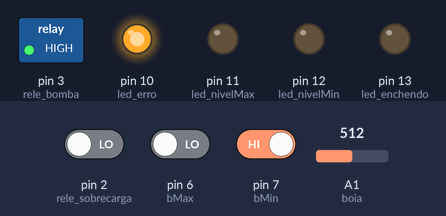
Simulated run of this sketch. Board: Arduino Uno, built with avr-gcc and run on an emulated ATmega328P. Parts: switched loads named in the sketch (green lamp = pin HIGH), output pins drawn as LEDs (lit = HIGH). The inputs (shaded band) are chosen by the test bench; at power-on: pin 2 (rele_sobrecarga) LOW, pin 6 (bMax) LOW, pin 7 (bMin) HIGH, A1 (boia) = 512. What the sketch prints to the serial monitor is not drawn.

Above: at 1.2 s.
1.3 s: pin 2 (rele_sobrecarga) driven HIGH
At 2.5 s:
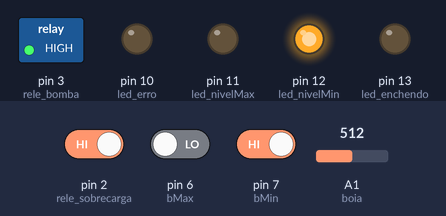
2.8 s: pin 6 (bMax) driven HIGH
At 3.7 s:
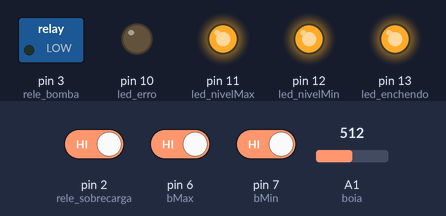
4.3 s: pin 7 (bMin) driven LOW
At 5.5 s:
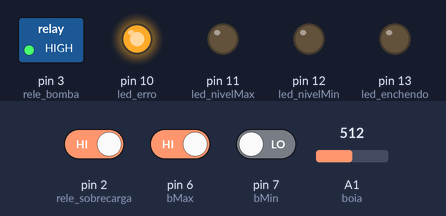
5.8 s: pin 7 (bMin) driven HIGH
At 7.0 s:
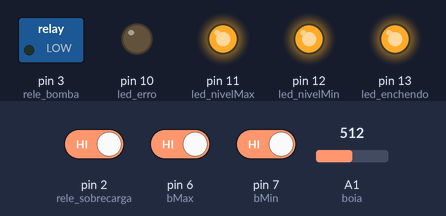
7.3 s: A1 (boia) set to 3
8.8 s: A1 (boia) set to 0
At 9.6 s:
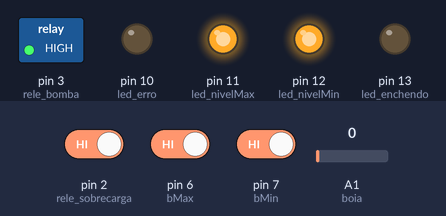
Timing chart, 0 to 11.3 s (numbered marks = the images above; inputs shaded):
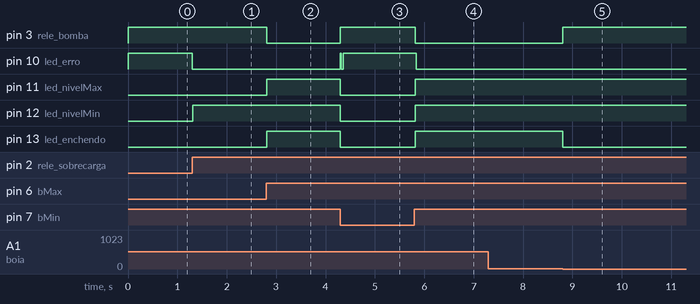

The sketch:

PBF.ino
```cpp
const int led_enchendo = 13;
const int led_nivelMin = 12;
const int led_nivelMax = 11;
const int led_erro = 10;
const int rele_bomba = 3;
const int rele_sobrecarga = 2;

const int boia = A1;
const int bMax = 6;
const int bMin = 7;

void setup() {
  pinMode(boia, INPUT);
  pinMode(bMax,INPUT);
  pinMode(bMin,INPUT);

  pinMode(rele_sobrecarga, INPUT);
  pinMode(led_enchendo,OUTPUT);
  pinMode(led_nivelMin,OUTPUT);
  pinMode(led_nivelMax,OUTPUT);
  pinMode(led_erro,OUTPUT);
  pinMode(rele_bomba,OUTPUT);

  digitalWrite(rele_bomba, HIGH);

  Serial.begin(9600);

}

int resultMax = 0;
int resultMin = 0;
int result_sobrecarga = 0;
int result_boia = 0;
int estado = 0;

void loop(){

  result_sobrecarga = digitalRead(rele_sobrecarga);
  result_boia = analogRead(boia);
  resultMax = digitalRead(bMax);
  resultMin = digitalRead(bMin);

  //Serial.print(resultMax);
  //Serial.print("-");
  //Serial.println(resultMin);

  if(result_sobrecarga == HIGH){ //sem sobrecarga
    digitalWrite(led_erro, LOW);
    if(resultMax == 1 && resultMin == 0){ // boia max sim, boia min nao == erro
      erro();
      Serial.print("Erro Boias");
    }else{

      if(result_boia > 1){  //nivel reservatorio vazio
        Serial.println(result_boia);
        //poço nivel max
        if(resultMax==1 && resultMin==1){
          digitalWrite(led_nivelMax, HIGH);
          digitalWrite(led_nivelMin, HIGH);
          encher();
          estado = 1;
        }
        //poço vazio
        if(resultMax==0 && resultMin==0){
          digitalWrite(led_nivelMax, LOW);
          digitalWrite(led_nivelMin, LOW);
          desligarBomba();
          estado = 2;
        }
        //poço nivel minimo
        if (resultMax == 0 && resultMin == 1){
          if(estado == 0){
            digitalWrite(led_nivelMax, LOW);
            digitalWrite(led_nivelMin, HIGH);
          }
          if(estado == 1){
            digitalWrite(led_nivelMax, LOW);
            digitalWrite(led_nivelMin, HIGH);
            encher();
          }
          if(estado == 2){
            digitalWrite(led_nivelMax, LOW);
            digitalWrite(led_nivelMin, HIGH);
            desligarBomba();
          }
      }
      }else{
        desligarBomba();
        Serial.println("boia LOW");
      }
    }
  }else{
    erro();
    Serial.println("erro rele");
  }
}

void erro(){
    digitalWrite(led_erro, HIGH);
    digitalWrite(led_nivelMax, LOW);
    digitalWrite(led_nivelMin, LOW);
    digitalWrite(rele_bomba, HIGH);
    digitalWrite(led_enchendo, LOW);
}

void desligarBomba(){
  digitalWrite(rele_bomba, HIGH);
  digitalWrite(led_enchendo, LOW);
}

void encher(){
  //while(result_boia == HIGH){
  //  result_boia = digitalRead(boia);
    digitalWrite(rele_bomba, LOW);
    digitalWrite(led_enchendo, HIGH);
  //}
}
```

Measured:
- the behaviour switches between 2 and 1 on A1 (boia) (found by bisection; images 4 and 5)
- after the input at 1.3 s, pin 10 (led_erro): HIGH → LOW at once; pin 12 (led_nivelMin): LOW → HIGH at once
- after the input at 2.8 s, pin 3 (rele_bomba): HIGH → LOW at once; pin 11 (led_nivelMax), pin 13 (led_enchendo): LOW → HIGH at once
- after the input at 4.3 s, pin 3 (rele_bomba): LOW → HIGH at once; pin 10 (led_erro): LOW → HIGH at once, → LOW 0.02 s later, → HIGH 0.04 s later; pin 11 (led_nivelMax), pin 12 (led_nivelMin), pin 13 (led_enchendo): HIGH → LOW at once
- after the input at 5.8 s, pin 3 (rele_bomba), pin 10 (led_erro): HIGH → LOW at once; pin 11 (led_nivelMax), pin 12 (led_nivelMin), pin 13 (led_enchendo): LOW → HIGH at once
- after the input at 7.3 s, every drawn part: stays the same
- after the input at 8.8 s, pin 3 (rele_bomba): LOW → HIGH at once; pin 13 (led_enchendo): HIGH → LOW at once
